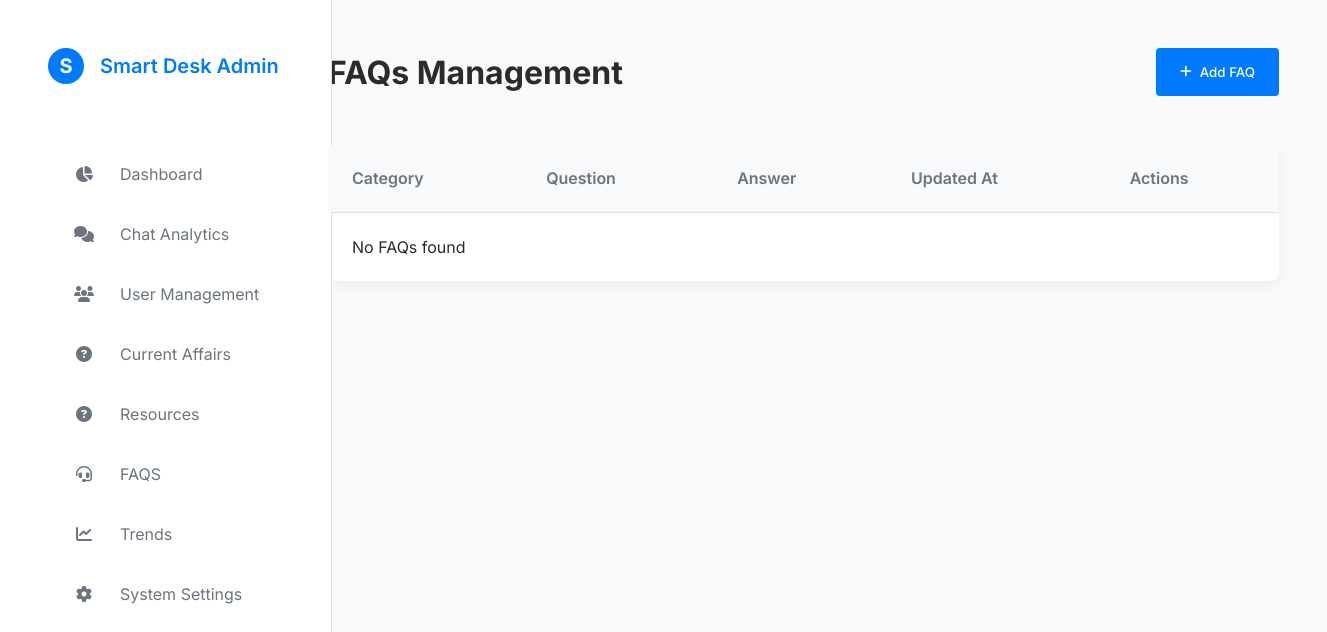
Page /admin/faqs/index.php (signed in) on the earlier database version.
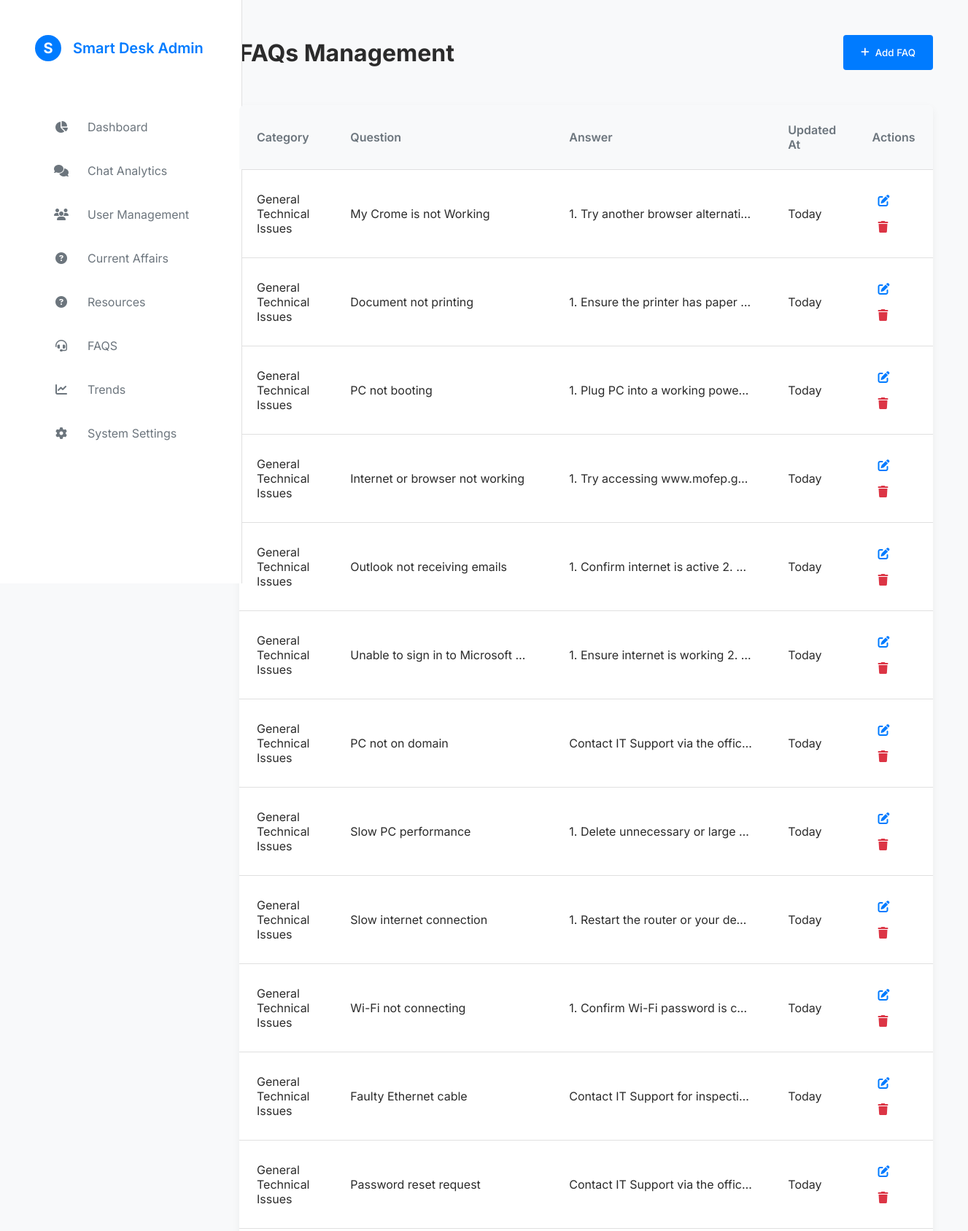
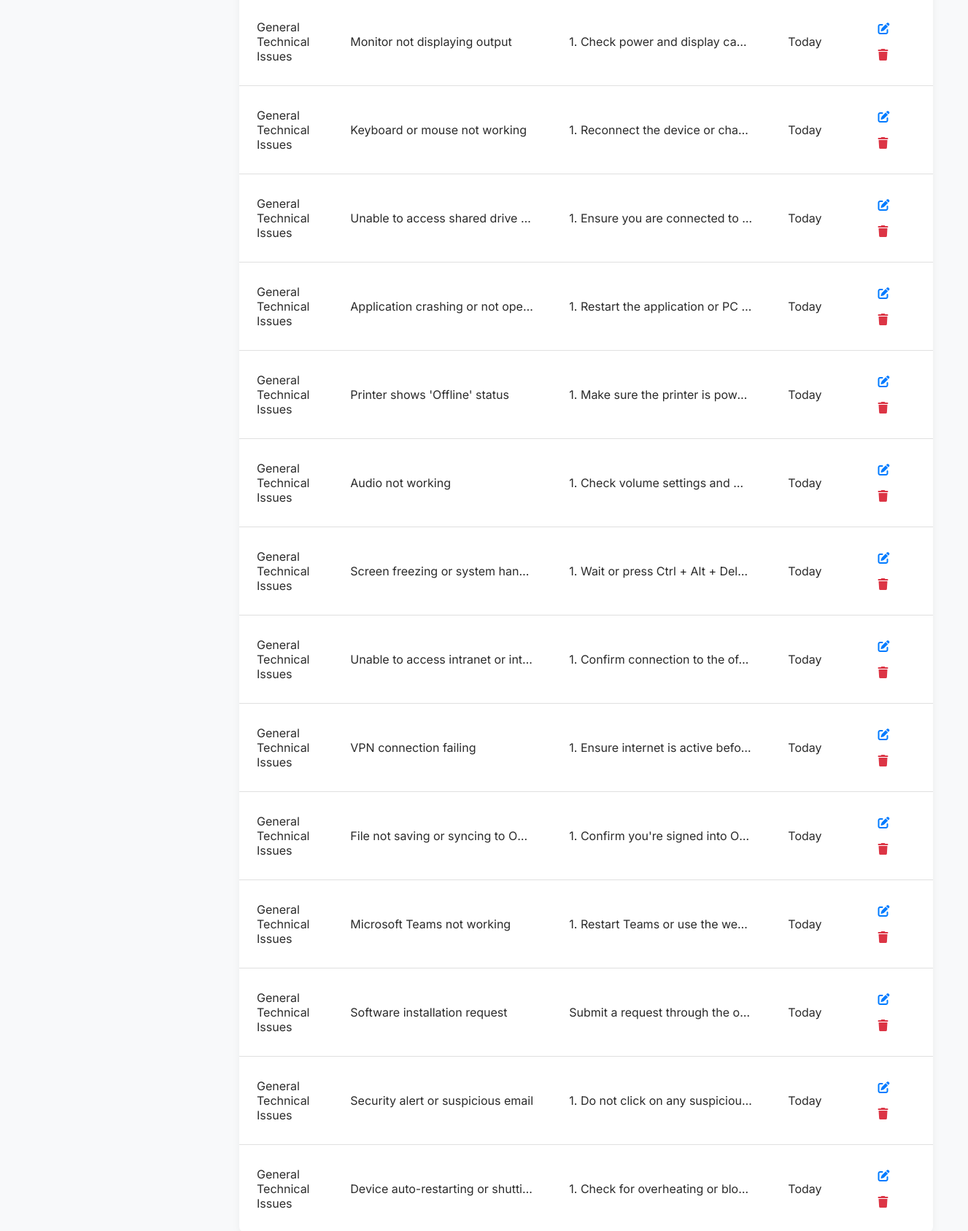
Same page on the later database version (2 pictures, top to bottom).
### tables this page shows
CREATE TABLE `faqs` (
  `id` int(11) NOT NULL,
  `category_id` int(11) NOT NULL,
  `question` text NOT NULL,
  `answer` text NOT NULL,
  `created_at` timestamp NOT NULL DEFAULT current_timestamp(),
  `updated_at` timestamp NOT NULL DEFAULT current_timestamp() ON UPDATE current_timestamp()
);

CREATE TABLE `faq_categories` (
  `id` int(11) NOT NULL,
  `title` varchar(255) NOT NULL,
  `created_at` timestamp NOT NULL DEFAULT current_timestamp(),
  `updated_at` timestamp NOT NULL DEFAULT current_timestamp() ON UPDATE current_timestamp()
);

### admin/faqs/index.php (the view, shortened to what this page needs)
<?php
$mysqli = new mysqli('localhost', 'root', '', 'mof_smartdesk');
$faqs = [];
$faq_query = "SELECT f.id, f.category_id, c.title AS category, f.question, f.answer, f.updated_at
              FROM faqs f JOIN faq_categories c ON f.category_id = c.id
              ORDER BY f.updated_at DESC";
$faq_result = $mysqli->query($faq_query);
if ($faq_result && $faq_result->num_rows > 0) {
    while ($row = $faq_result->fetch_assoc()) {
        $faqs[] = $row;
    }
} elseif (!$faq_result) {
    die('FAQ query failed: ' . $mysqli->error);
}
function formatRelativeTime($updatedTime) {
    $now = new DateTime();
    $updated = new DateTime($updatedTime);
    $interval = $now->diff($updated);
    $days = $interval->days;
    $months = $interval->y * 12 + $interval->m;
    if ($days <= 6) {
        if ($days == 0) {
            return 'Today';
        }
        return $days . ' day' . ($days > 1 ? 's' : '') . ' ago';
    } elseif ($days <= 28) {
        $weeks = floor($days / 7);
        return $weeks . ' week' . ($weeks > 1 ? 's' : '') . ' ago';
    } else {
        if ($months == 0) {
            return 'This month';
        }
        return $months . ' month' . ($months > 1 ? 's' : '') . ' ago';
    }
}
?>
<!DOCTYPE html>
<html lang="en">
<head>
    <link rel="stylesheet" href="https://cdnjs.cloudflare.com/ajax/libs/font-awesome/6.4.0/css/all.min.css">
    <link rel="stylesheet" href="../style/main.css">
    <link rel="stylesheet" href="../style/nav.css">
    <link rel="stylesheet" href="https://cdn.jsdelivr.net/npm/sweetalert2@11/dist/sweetalert2.min.css">
</head>
<body>
    <?php require_once "../nav/index.php"?>
    <main class="main-content">
        <div class="header">
            <h1 class="page-title">FAQs Management</h1>
            <div class="action-buttons">
                <button class="btn btn-primary" id="addFaqBtn">
                    <i class="fas fa-plus"></i> Add FAQ
                </button>
            </div>
        </div>
        <div class="table-responsive">
            <table class="data-table" id="faqsTable">
                <thead>
                    <tr>
                        <th>Category</th>
                        <th>Question</th>
                        <th>Answer</th>
                        <th>Updated At</th>
                        <th>Actions</th>
                    </tr>
                </thead>
                <tbody>
                    <?php
                    if (empty($faqs)) {
                        echo '<tr><td colspan="5">No FAQs found</td></tr>';
                    } else {
                        foreach ($faqs as $faq) {
                            $updatedAt = formatRelativeTime($faq['updated_at']);
                            $question = strlen($faq['question']) > 50
                                ? substr($faq['question'], 0, 47) . '...'
                                : $faq['question'];
                            $answer = strlen($faq['answer']) > 50
                                ? substr($faq['answer'], 0, 47) . '...'
                                : $faq['answer'];
                            echo "<tr>
                                <td>" . htmlspecialchars($faq['category']) . "</td>
                                <td class='truncate'>" . htmlspecialchars($question) . "</td>
                                <td class='truncate'>" . htmlspecialchars($answer) . "</td>
                                <td>{$updatedAt}</td>
                                <td>
                                    <button class='action-btn edit' data-id='{$faq['id']}' data-category-id='{$faq['category_id']}' data-question='" . htmlspecialchars($faq['question'], ENT_QUOTES) . "' data-answer='" . htmlspecialchars($faq['answer'], ENT_QUOTES) . "'>
                                        <i class='fas fa-edit'></i>
                                    </button>
                                    <button class='action-btn delete' data-id='{$faq['id']}'>
                                        <i class='fas fa-trash'></i>
                                    </button>
                                </td>
                            </tr>";
                        }
                    }
                    ?>
                </tbody>
            </table>
        </div>
    </main>
</body>
</html>

### admin/nav/index.php
<aside class="sidebar">
       <div class="logo">
           <div class="logo-circle">S</div>
           <span>Smart Desk Admin</span>
       </div>
       <nav class="nav-menu">
           <a href="../dashboard" class="nav-item ">
               <i class="fas fa-chart-pie"></i>
               <span>Dashboard</span>
           </a>
           <a href="../chat_analytics" class="nav-item">
               <i class="fas fa-comments"></i>
               <span>Chat Analytics</span>
           </a>
           <a href="../user_management/" class="nav-item">
               <i class="fas fa-users"></i>
               <span>User Management</span>
           </a>
           <a href="../current_affairs" class="nav-item">
               <i class="fas fa-question-circle"></i>
               <span>Current Affairs</span>
           </a>
           <a href="../resources/" class="nav-item">
               <i class="fas fa-question-circle"></i>
               <span>Resources</span>
           </a>
           <a href="../faqs/" class="nav-item">
               <i class="fas fa-headset"></i>
               <span>FAQS</span>
           </a>
           <a href="../trends/" class="nav-item">
               <i class="fas fa-chart-line"></i>
               <span>Trends</span>
           </a>
           <a href="../system_settings/" class="nav-item">
               <i class="fas fa-cog"></i>
               <span>System Settings</span>
           </a>
       </nav>
   </aside>

### admin/style/main.css (style rules this page uses)
:root { --white: #FFFFFF; --light-gray: #F8FAFC; --medium-gray: #E2E8F0; --dark-gray: #64748B; --text-dark: #1E293B; --text-light: #94A3B8; --accent-blue: #3B82F6; --accent-green: #10B981; --accent-red: #EF4444; --accent-purple: #8B5CF6; --accent-orange: #F97316; --space-xs: 0.5rem; --space-sm: 1rem; --space-md: 1.5rem; --space-lg: 2rem; --space-xl: 3rem; --space-xxl: 4rem; --sidebar-width: 280px; --card-radius: 12px; }
* { margin: 0; padding: 0; box-sizing: border-box; font-family: 'Inter', sans-serif; }
body { background-color: var(--light-gray); color: var(--text-dark); display: grid; grid-template-columns: var(--sidebar-width) 1fr; min-height: 100vh; }

### admin/style/nav.css (style rules this page uses)
.sidebar { background-color: var(--white); padding: var(--space-xl); position: fixed; width: unset; height: 100vh; border-right: 1px solid var(--medium-gray); }
.logo { display: flex; align-items: center; gap: var(--space-sm); margin-bottom: var(--space-xxl); font-size: 1.25rem; font-weight: 600; color: var(--accent-blue); }
.logo-circle { width: 36px; height: 36px; background-color: var(--accent-blue); color: var(--white); border-radius: 50%; display: flex; align-items: center; justify-content: center; font-weight: 700; }
.nav-menu { display: flex; flex-direction: column; gap: var(--space-xs); }
.nav-item { padding: var(--space-sm) var(--space-md); border-radius: var(--card-radius); display: flex; align-items: center; gap: var(--space-md); color: var(--dark-gray); text-decoration: none; font-size: 1rem; transition: all 0.2s ease; }
.nav-item i { width: 24px; text-align: center; }
.main-content { padding: var(--space-xxl); grid-column: 2; }
.header { display: flex; justify-content: space-between; align-items: center; margin-bottom: var(--space-xxl); }
.page-title { font-size: 2rem; font-weight: 600; }

### admin/faqs/index.php (style rules this page uses)
:root { --accent-blue: #007bff; --accent-blue-dark: #0056b3; --accent-red: #dc3545; --text-dark: #2B2B2B; --light-gray: #f8f9fa; --medium-gray: #e0e0e0; --dark-gray: #6c757d; --white: #ffffff; --btn-radius: 4px; --card-radius: 8px; --space-xs: 0.5rem; --space-sm: 1rem; --space-md: 1.5rem; --space-xl: 3rem; --transition: all 0.2s ease; }
.main-content { padding: var(--space-xl); }
.header { display: flex; justify-content: space-between; align-items: center; margin-bottom: var(--space-xl); }
.page-title { font-size: 2rem; font-weight: 700; color: var(--text-dark); }
.action-buttons { display: flex; gap: var(--space-md); }
.btn { padding: var(--space-sm) var(--space-md); border-radius: var(--btn-radius); font-weight: 500; cursor: pointer; transition: var(--transition); display: flex; align-items: center; gap: var(--space-xs); }
.btn-primary { background-color: var(--accent-blue); color: white; border: none; }
.data-table { width: 100%; border-collapse: collapse; background-color: var(--white); border-radius: var(--card-radius); overflow: hidden; box-shadow: 0 4px 12px rgba(0,0,0,0.05); }
.data-table th, .data-table td { padding: var(--space-md); text-align: left; border-bottom: 1px solid var(--medium-gray); }
.data-table th { background-color: var(--light-gray); font-weight: 600; color: var(--dark-gray); position: sticky; top: 0; }
.data-table tr:last-child td { border-bottom: none; }
.action-btn { background: none; border: none; cursor: pointer; color: var(--accent-blue); font-size: 1rem; padding: var(--space-xs); border-radius: 4px; transition: var(--transition); }
.action-btn.delete { color: var(--accent-red); }
.truncate { max-width: 300px; white-space: nowrap; overflow: hidden; text-overflow: ellipsis; }

Differences in the rows shown:
added faqs: category.title "General Technical Issues", question "My Crome is not Working", answer "1. Try another browser alternati…", updated_at "Today"
added faqs: category.title "General Technical Issues", question "Document not printing", answer "1. Ensure the printer has paper…", updated_at "Today"
added faqs: category.title "General Technical Issues", question "PC not booting", answer "1. Plug PC into a working powe…", updated_at "Today"
added faqs: category.title "General Technical Issues", question "Internet or browser not working", answer "1. Try accessing www.mofep.g…", updated_at "Today"
added faqs: category.title "General Technical Issues", question "Outlook not receiving emails", answer "1. Confirm internet is active 2.…", updated_at "Today"
added faqs: category.title "General Technical Issues", question "Unable to sign in to Microsoft…", answer "1. Ensure internet is working 2.…", updated_at "Today"
added faqs: category.title "General Technical Issues", question "PC not on domain", answer "Contact IT Support via the offic…", updated_at "Today"
added faqs: category.title "General Technical Issues", question "Slow PC performance", answer "1. Delete unnecessary or large…", updated_at "Today"
added faqs: category.title "General Technical Issues", question "Slow internet connection", answer "1. Restart the router or your de…", updated_at "Today"
added faqs: category.title "General Technical Issues", question "Wi-Fi not connecting", answer "1. Confirm Wi-Fi password is c…", updated_at "Today"
added faqs: category.title "General Technical Issues", question "Faulty Ethernet cable", answer "Contact IT Support for inspecti…", updated_at "Today"
added faqs: category.title "General Technical Issues", question "Password reset request", answer "Contact IT Support via the offic…", updated_at "Today"
added faqs: category.title "General Technical Issues", question "Monitor not displaying output", answer "1. Check power and display ca…", updated_at "Today"
added faqs: category.title "General Technical Issues", question "Keyboard or mouse not working", answer "1. Reconnect the device or cha…", updated_at "Today"
added faqs: category.title "General Technical Issues", question "Unable to access shared drive…", answer "1. Ensure you are connected to…", updated_at "Today"
added faqs: category.title "General Technical Issues", question "Application crashing or not ope…", answer "1. Restart the application or PC…", updated_at "Today"
added faqs: category.title "General Technical Issues", question "Printer shows 'Offline' status", answer "1. Make sure the printer is pow…", updated_at "Today"
added faqs: category.title "General Technical Issues", question "Audio not working", answer "1. Check volume settings and…", updated_at "Today"
added faqs: category.title "General Technical Issues", question "Screen freezing or system han…", answer "1. Wait or press Ctrl + Alt + Del…", updated_at "Today"
added faqs: category.title "General Technical Issues", question "Unable to access intranet or int…", answer "1. Confirm connection to the of…", updated_at "Today"
added faqs: category.title "General Technical Issues", question "VPN connection failing", answer "1. Ensure internet is active befo…", updated_at "Today"
added faqs: category.title "General Technical Issues", question "File not saving or syncing to O…", answer "1. Confirm you're signed into O…", updated_at "Today"
added faqs: category.title "General Technical Issues", question "Microsoft Teams not working", answer "1. Restart Teams or use the we…", updated_at "Today"
added faqs: category.title "General Technical Issues", question "Software installation request", answer "Submit a request through the o…", updated_at "Today"
added faqs: category.title "General Technical Issues", question "Security alert or suspicious email", answer "1. Do not click on any suspiciou…", updated_at "Today"
added faqs: category.title "General Technical Issues", question "Device auto-restarting or shutti…", answer "1. Check for overheating or blo…", updated_at "Today"
Other differences:
text no longer shown: "No FAQs found"
